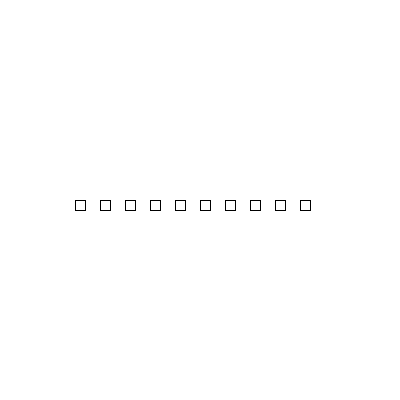
Frame 1 (no input)
Frame 60 (the mouse pressed at the canvas centre just before this capture): identical to frame 1, image omitted
Frame 120 (the mouse held since frame 60 and released just before this capture): identical to frame 1, image omitted

The Processing sketch that drew this single still picture (run headless with seeded random() and noise(); from frame 60 on, the mouse is pressed at the canvas centre):

// Processing sketch: sep_25_opgave_4
// ── sep_25_opgave_4.pde
Square[] squares = new Square[10];

void setup() {
  size(400, 400);
  for (int i = 0; i < squares.length; i++) {
    squares[i] = new Square(i*25+75, 200);
  }
}

void draw() {
  background(255);

  for (int i = 0; i<squares.length; i++) {
    squares[i].display();
  }
}

class Square {

  float xPosition, yPosition;
  Square(float xPosition, float yPosition) {
    this.xPosition = xPosition;
    this.yPosition = yPosition;
  }


  void display() {
    rect(xPosition, yPosition, 10, 10);
  }
}
